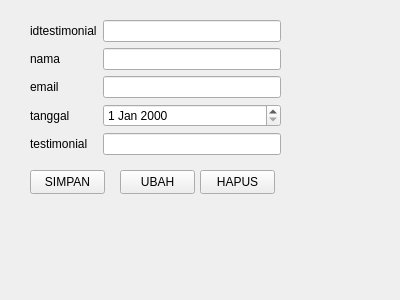
<?xml version="1.0" encoding="UTF-8"?>
<ui version="4.0">
 <class>Form</class>
 <widget class="QWidget" name="Form">
  <property name="geometry">
   <rect>
    <x>0</x>
    <y>0</y>
    <width>400</width>
    <height>300</height>
   </rect>
  </property>
  <property name="windowTitle">
   <string>Form</string>
  </property>
  <widget class="QWidget" name="formLayoutWidget">
   <property name="geometry">
    <rect>
     <x>30</x>
     <y>20</y>
     <width>251</width>
     <height>141</height>
    </rect>
   </property>
   <layout class="QFormLayout" name="formLayout">
    <item row="0" column="0">
     <widget class="QLabel" name="idtestimonialLabel">
      <property name="text">
       <string>idtestimonial</string>
      </property>
     </widget>
    </item>
    <item row="0" column="1">
     <widget class="QLineEdit" name="idtestimonialLineEdit"/>
    </item>
    <item row="1" column="0">
     <widget class="QLabel" name="namaLabel">
      <property name="text">
       <string>nama</string>
      </property>
     </widget>
    </item>
    <item row="1" column="1">
     <widget class="QLineEdit" name="namaLineEdit"/>
    </item>
    <item row="2" column="0">
     <widget class="QLabel" name="emailLabel">
      <property name="text">
       <string>email</string>
      </property>
     </widget>
    </item>
    <item row="2" column="1">
     <widget class="QLineEdit" name="emailLineEdit"/>
    </item>
    <item row="3" column="0">
     <widget class="QLabel" name="tanggalLabel">
      <property name="text">
       <string>tanggal</string>
      </property>
     </widget>
    </item>
    <item row="3" column="1">
     <widget class="QDateEdit" name="tanggalDateEdit"/>
    </item>
    <item row="4" column="0">
     <widget class="QLabel" name="testimonialLabel">
      <property name="text">
       <string>testimonial</string>
      </property>
     </widget>
    </item>
    <item row="4" column="1">
     <widget class="QLineEdit" name="testimonialLineEdit"/>
    </item>
   </layout>
  </widget>
  <widget class="QPushButton" name="pushButton">
   <property name="geometry">
    <rect>
     <x>30</x>
     <y>170</y>
     <width>75</width>
     <height>24</height>
    </rect>
   </property>
   <property name="text">
    <string>SIMPAN</string>
   </property>
  </widget>
  <widget class="QPushButton" name="pushButton_2">
   <property name="geometry">
    <rect>
     <x>120</x>
     <y>170</y>
     <width>75</width>
     <height>24</height>
    </rect>
   </property>
   <property name="text">
    <string>UBAH</string>
   </property>
  </widget>
  <widget class="QPushButton" name="pushButton_3">
   <property name="geometry">
    <rect>
     <x>200</x>
     <y>170</y>
     <width>75</width>
     <height>24</height>
    </rect>
   </property>
   <property name="text">
    <string>HAPUS</string>
   </property>
  </widget>
 </widget>
 <resources/>
 <connections/>
</ui>
